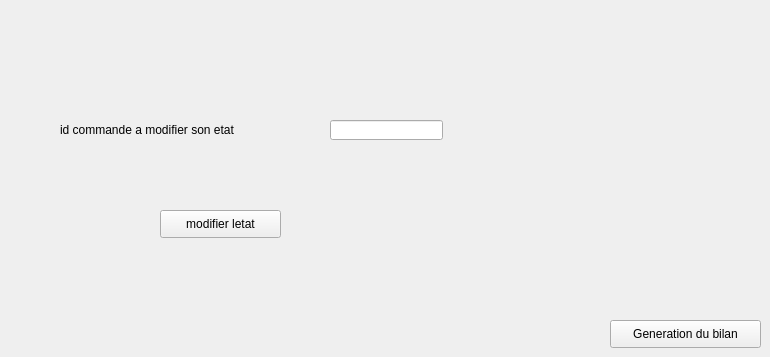
       <widget class="QWidget" name="tab_25">
        <attribute name="title">
         <string>efficacité des livraison</string>
        </attribute>
        <widget class="QPushButton" name="pushButton_19">
         <property name="geometry">
          <rect>
           <x>610</x>
           <y>320</y>
           <width>151</width>
           <height>28</height>
          </rect>
         </property>
         <property name="text">
          <string>Generation du bilan</string>
         </property>
        </widget>
        <widget class="QLabel" name="label_37">
         <property name="geometry">
          <rect>
           <x>60</x>
           <y>120</y>
           <width>241</width>
           <height>20</height>
          </rect>
         </property>
         <property name="text">
          <string>id commande a modifier son etat</string>
         </property>
        </widget>
        <widget class="QLineEdit" name="idmodetat">
         <property name="geometry">
          <rect>
           <x>330</x>
           <y>120</y>
           <width>113</width>
           <height>20</height>
          </rect>
         </property>
        </widget>
        <widget class="QPushButton" name="etatmodifier">
         <property name="geometry">
          <rect>
           <x>160</x>
           <y>210</y>
           <width>121</width>
           <height>28</height>
          </rect>
         </property>
         <property name="text">
          <string>modifier letat</string>
         </property>
        </widget>
       </widget>
